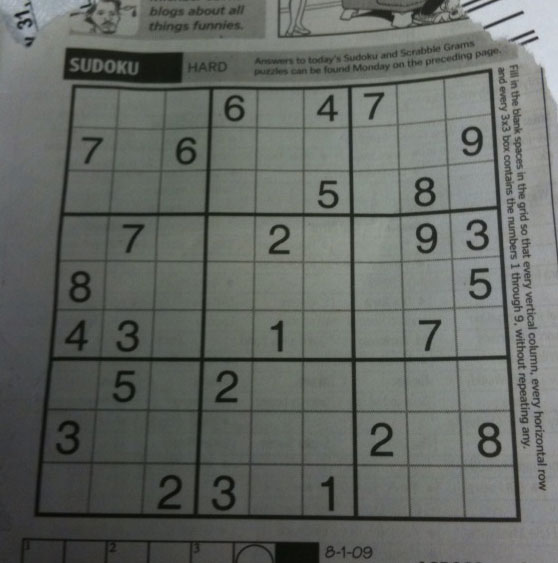
#> input picture Image4Otsu/sudoku.png, 558 x 563 px, found by its file name
$ python lab4-1.py
#> lines starting #> are read from the running program, lines starting #| are printed output that depends on the picture; after the words box and inside, x2 and y2 are one past the last pixel; in counts of white or black regions, pixels touching at a corner belong together
import cv2
import numpy as np
from matplotlib import pyplot as plt
file=r'D:\junior_3\Term2_2566\ComputerVision\1\Image4Otsu\sudoku.png'

img=cv2.imread(file, 0)
#> img: shape (563, 558); min 7, max 218, mean 101.8
ret, otsu = cv2.threshold (img, 0, 255, cv2.THRESH_OTSU)
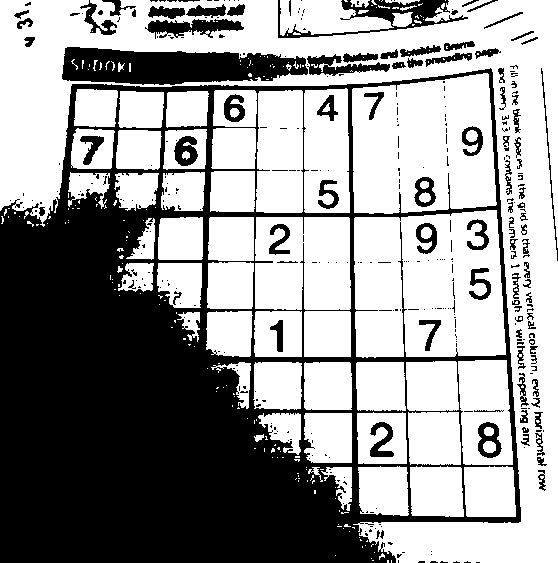
#> otsu: shape (563, 558); 59.4% white; 361 black regions (263 under 20 px), largest, box (x1, y1, x2, y2) and area: (0, 68, 521, 563) 104893, (62, 47, 308, 85) 6753, (278, 0, 468, 38) 1967
#> ret = 96

blur=cv2.blur(img, (3,3))
mean=cv2.adaptiveThreshold(blur, 10, cv2.ADAPTIVE_THRESH_MEAN_C, cv2.THRESH_BINARY, 7, 7)
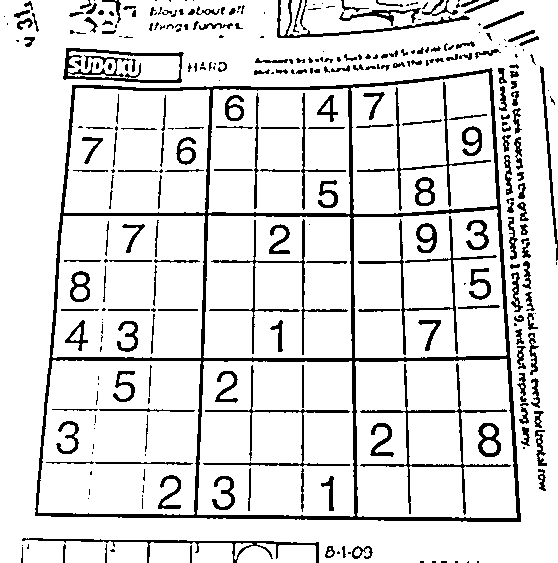
#> mean: shape (563, 558); values 0 (black) and 10 (white), 87.2% white; 324 black regions (125 under 20 px), largest, box (x1, y1, x2, y2) and area: (35, 68, 521, 522) 12287, (360, 363, 511, 515) 1441, (63, 48, 184, 83) 1259
niblack = cv2.ximgproc.niBlackThreshold (img, 255, cv2.THRESH_BINARY, 65,-0.2, cv2.ximgproc. BINARIZATION_NIBLACK)
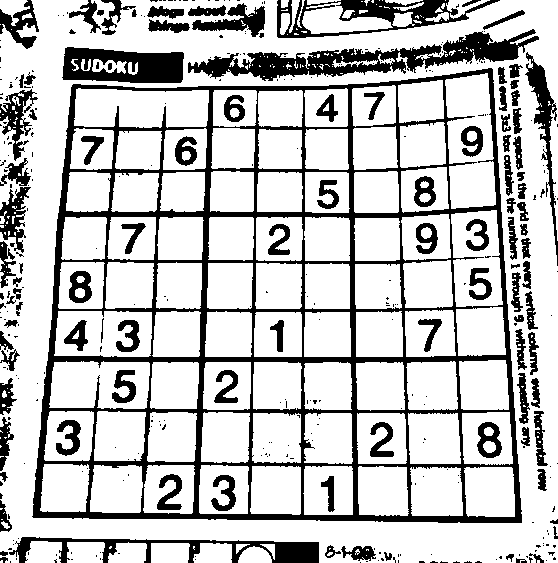
#> niblack: shape (563, 558); 76.6% white; 367 black regions (262 under 20 px), largest, box (x1, y1, x2, y2) and area: (32, 68, 522, 523) 33460, (188, 29, 539, 81) 6100, (62, 47, 184, 83) 3161

# //////////////////////////////////

gaussC=cv2.GaussianBlur(img, (3,3), 7)
gauss=cv2.adaptiveThreshold(gaussC, 10, cv2.ADAPTIVE_THRESH_GAUSSIAN_C, cv2.THRESH_BINARY, 7, 7)
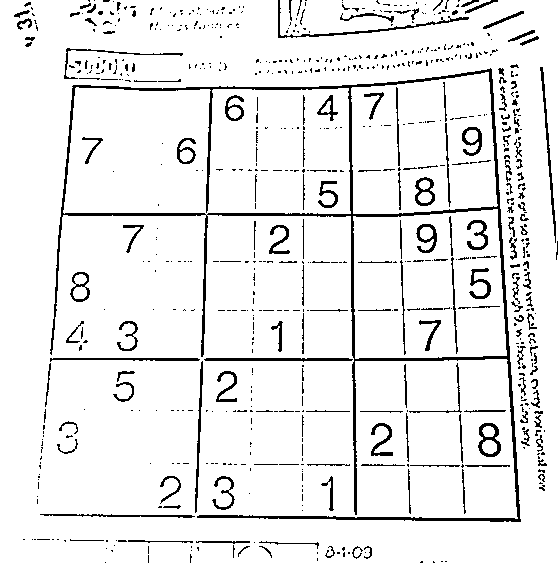
#> gauss: shape (563, 558); values 0 (black) and 10 (white), 92.2% white; black in thin lines or dots
sauvola = cv2.ximgproc.niBlackThreshold (img, 255, cv2.THRESH_BINARY,65,-0.5,cv2.ximgproc. BINARIZATION_SAUVOLA)
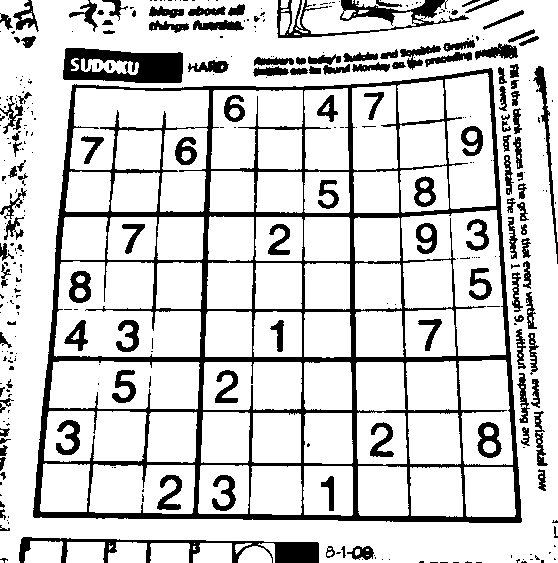
#> sauvola: shape (563, 558); 81.5% white; 346 black regions (214 under 20 px), largest, box (x1, y1, x2, y2) and area: (33, 68, 522, 523) 28256, (63, 48, 183, 83) 2957, (19, 537, 319, 563) 2467


fig, axs = plt.subplots(2, 5, figsize=(15, 7))

axs[0, 0].imshow(img, 'gray')
axs[0, 0].set_title("Original")
axs[0, 0].axis("off")

axs[0, 1].imshow(blur, 'gray')
axs[0, 1].set_title("Blur")
axs[0, 1].axis("off")

axs[0, 2].imshow(otsu, 'gray')
axs[0, 2].set_title("Otsu")
axs[0, 2].axis("off")

axs[0, 3].imshow(mean, 'gray')
axs[0, 3].set_title("Mean")
axs[0, 3].axis("off")

axs[0, 4].imshow(niblack, 'gray')
axs[0, 4].set_title("Niblack")
axs[0, 4].axis("off")

# /////////////////////////////////////

axs[1, 0].imshow(img, 'gray')
axs[1, 0].set_title("Original")
axs[1, 0].axis("off")

axs[1, 1].imshow(gaussC, 'gray')
axs[1, 1].set_title("Gaussian Blur")
axs[1, 1].axis("off")

axs[1, 2].imshow(otsu, 'gray')
axs[1, 2].set_title("Otsu")
axs[1, 2].axis("off")

axs[1, 3].imshow(gauss, 'gray')
axs[1, 3].set_title("Gaussian")
axs[1, 3].axis("off")

axs[1, 4].imshow(sauvola, 'gray')
axs[1, 4].set_title("Sauvola")
axs[1, 4].axis("off")

plt.show()
